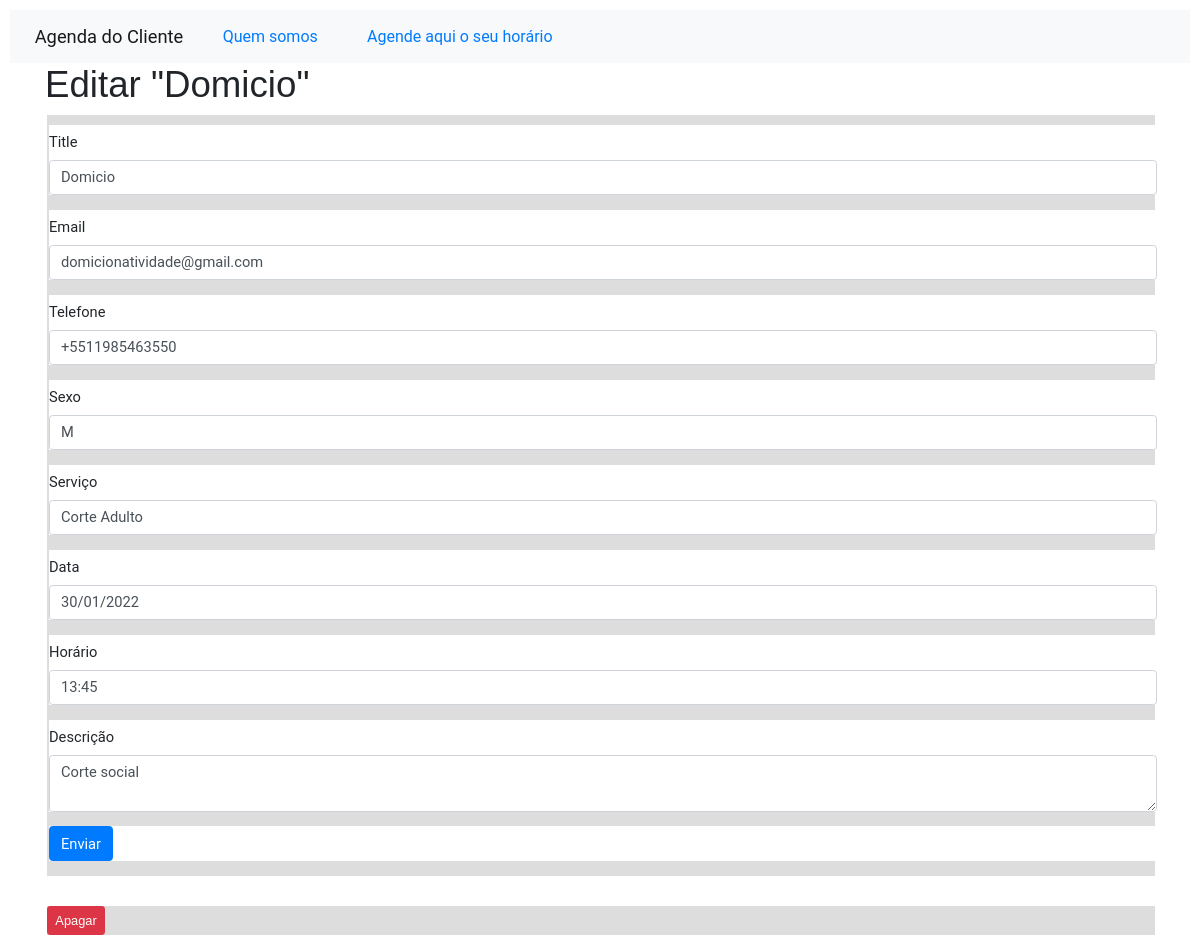
The app's page /1/edit with its own data.
### app.py (models this page shows)
class Posts(db.Model):
   id = db.Column(db.Integer, primary_key=True)
   created = db.Column(db.DateTime, default=datetime.datetime.utcnow)
   title = db.Column(db.String(80), nullable=False)
   email = db.Column(db.String(80), nullable=False)
   telefone = db.Column(db.String(80), nullable=False)
   sexo = db.Column(db.String(10), nullable=False)
   servico = db.Column(db.String(20), nullable=False)
   data = db.Column(db.String(20), nullable=False)
   horario = db.Column(db.String(20), nullable=False)
   content = db.Column(db.String(200), nullable=False)

### app.py (the view, shortened to what this page needs)
@app.route('/<int:id>/edit', methods=('GET', 'POST'))
def edit(id):
    post = get_post(id)
    return render_template('edit.html', post=post)

### app.py (called while the page is built)
def get_post(post_id):
   post = Posts.query.filter_by(id=post_id).first()
   if post is None:
      abort(404)
   return post

### templates/edit.html (shortened to what this page needs)
{% extends 'base.html' %}
{% block content %}
<link rel="stylesheet" href="https://stackpath.bootstrapcdn.com/bootstrap/4.3.1/css/bootstrap.min.css">
<h1>{% block title %} Editar "{{ post['title'] }}" {% endblock %}</h1>
<form method="post">
    <div class="form-group">
        <label for="title">Title</label>
        <input type="text" name="title" placeholder="Post title"
               class="form-control"
               value="{{ request.form['title'] or post['title'] }}">
    </div>
    <div class="form-group">
        <label for="email">Email</label>
        <input type="text" name="email" placeholder="Post email"
               class="form-control"
               value="{{ request.form['email'] or post['email'] }}">
    </div>
     <div class="form-group">
        <label for="telefone">Telefone</label>
        <input type="text" name="telefone" placeholder="Post telefone"
               class="form-control"
               value="{{ request.form['telefone'] or post['telefone'] }}">
    </div>
    <div class="form-group">
        <label for="sexo">Sexo</label>
        <input type="text" name="sexo" placeholder="Post sexo"
               class="form-control"
               value="{{ request.form['sexo'] or post['sexo'] }}">
    </div>
    <div class="form-group">
        <label for="servico">Serviço</label>
        <input type="text" name="servico" placeholder="Post servico"
               class="form-control"
               value="{{ request.form['servico'] or post['servico'] }}">
    </div>
     <div class="form-group">
        <label for="data">Data</label>
        <input type="text" name="data" placeholder="Post data"
               class="form-control"
               value="{{ request.form['data'] or post['data'] }}">
    </div>
    <div class="form-group">
        <label for="horario">Horário</label>
        <input type="text" name="horario" placeholder="Post horario"
               class="form-control"
               value="{{ request.form['horario'] or post['horario'] }}">
    </div>
    <div class="form-group">
        <label for="content">Descrição</label>
        <textarea name="content" placeholder="Post content"
                  class="form-control">{{ request.form['content'] or post['content'] }}</textarea>
    </div>
    <div class="form-group">
        <button type="submit" class="btn btn-primary">Enviar</button>
    </div>
</form>
<form action="{{ url_for('delete', id=post['id']) }}" method="POST">
    <input type="submit" value="Apagar"
            class="btn btn-danger btn-sm"
            onclick="return confirm('Tem certeza que deseja apagar essa postagem?')">
</form>
{% endblock %}

### static/css/estilo.css (style rules this page uses)
* { margin: 0px; padding: 0px; font-family: 'Roboto', sans-serif; font-size: 11pt; }
body { background-color: #ccc; width: 100%; height: auto; margin: auto; margin-top: 2px; padding: 10px; }
div { background-color: #fff; margin-top: 10px; width: 100%; height: auto; font-size: 15pt; margin-left: 2px; }
form { background-color: #ddd; width: 100%; height: auto; font-family: Arial; font-size: 12pt; margin-left: 2px; margin-right: auto; }
h1 { font-family: Arial; font-size: 22pt; text-align: center; }
input { font-size: 11px; }
textarea { font-size: 11px; }

### records on screen
Posts: title "Domicio", email "domicionatividade@gmail.com", telefone "+5511985463550", sexo "M", servico "Corte Adulto", data "30/01/2022", horario "13:45", content "Corte social"
